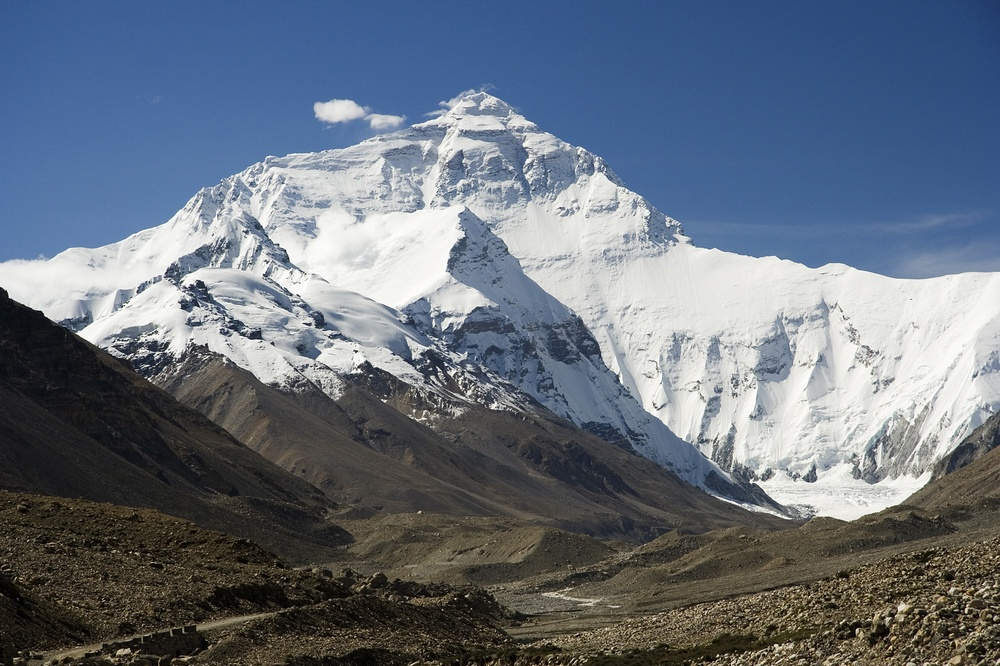
#> input picture Lab Programs/sample.jpg, 1000 x 666 px, shrunk from 2000 x 1333 before the run
$ python EXP14.py
#> lines starting #> are read from the running program, lines starting #| are printed output that depends on the picture
import cv2
import numpy as np

# Read the image
image = cv2.imread("sample.jpg")
#> image is the input picture: shape (666, 1000, 3); mean B, G, R 125.2, 112.6, 103.1

# Get image height and width
rows, cols = image.shape[:2]
#> rows = 666; cols = 1000

# Source points
pts1 = np.float32([
    [50, 50],
    [cols - 50, 50],
    [50, rows - 50],
    [cols - 50, rows - 50]
])

# Destination points
pts2 = np.float32([
    [20, 80],
    [cols - 20, 30],
    [70, rows - 30],
    [cols - 50, rows - 80]
])

# Calculate Homography Matrix
H, status = cv2.findHomography(pts1, pts2)
#> status = [1, 1, 1, 1]

# Apply Homography Transformation
result = cv2.warpPerspective(
    image,
    H,
    (cols, rows)
)
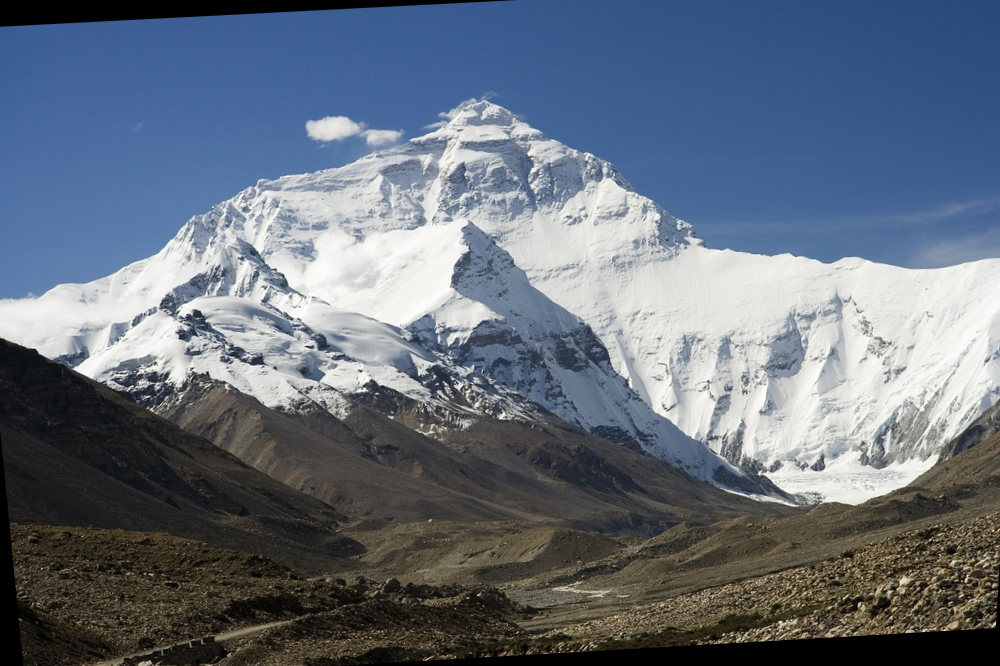
#> result: shape (666, 1000, 3); mean B, G, R 124.2, 110.9, 101

# Display images
cv2.imshow("Original Image", image)
cv2.imshow("Homography Transformation", result)

cv2.waitKey(0)
cv2.destroyAllWindows()
